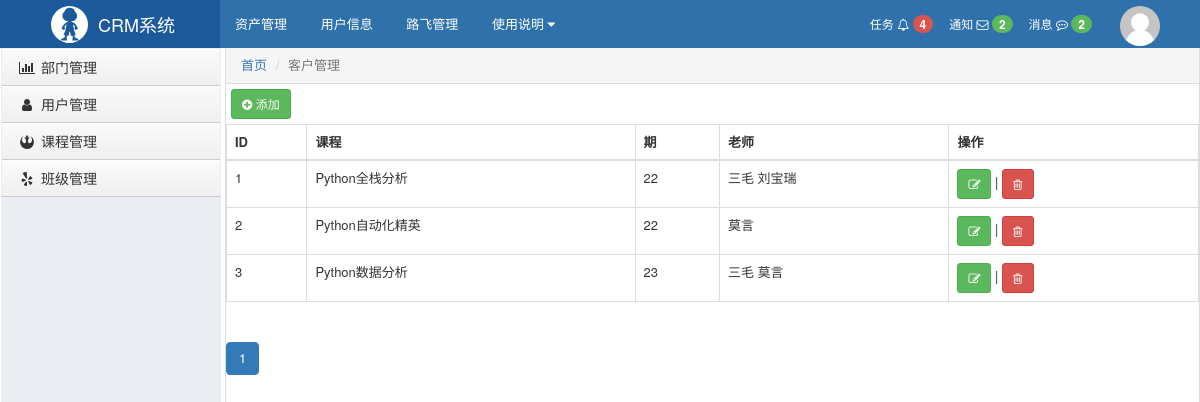
Page /crm/bj/list/ on the committed database.
### crm/models.py (models this page shows, shortened)
class ClassList(models.Model):
    course = models.ForeignKey(verbose_name='课程', to='Course')
    num = models.IntegerField(verbose_name='期')
    teacher = models.ManyToManyField(verbose_name='老师', to='UserInfo')

class Course(models.Model):
    title = models.CharField(verbose_name='课程名称', max_length=32)

class UserInfo(models.Model):
    username = models.CharField(verbose_name='用户名', max_length=32)
    password = models.CharField(verbose_name='密码', max_length=64)
    email = models.EmailField(verbose_name='邮箱', max_length=128)
    gender_choices = (
        (1, '男'),
        (2, '女')
    )
    gender = models.IntegerField(verbose_name='性别', choices=gender_choices)
    depart = models.ForeignKey(verbose_name="所在部门", to='Department')
    def __str__(self):
        return self.username

### crm/views/bj.py (the view)
def bj_list(request):
    page = request.GET.get('page', 1)
    total_count = models.ClassList.objects.all().count()
    pager = Pagination(page, total_count, '/crm/bj/list/')
    bj_queryset = models.ClassList.objects.all()[pager.start:pager.end]
    return render(request, 'bj_list.html', {"bj_queryset": bj_queryset, 'pager': pager})

### crm/utils/pager.py (called while the page is built, shortened)
    @property
    def start(self):
        return (self.page - 1) * self.per_page_count

    @property
    def end(self):
        return self.page * self.per_page_count

    def page_html(self):
        if self.total_page_num <= self.max_page_num:
            page_start = 1
            page_end = self.total_page_num + 1
        pager_list = []
        if self.page > 1:
            prev = '<li><a href="%s?page=%s">上一页</a></li>' % (self.url, self.page - 1,)
            pager_list.append(prev)
        for i in range(page_start, page_end):  # 应该显示一定范围的页码
            if i == self.page:
                temp = '<li class="active"><a href="%s?page=%s">%s</a></li>' % (self.url, i, i,)
            else:
                temp = '<li><a href="%s?page=%s">%s</a></li>' % (self.url, i, i,)
            pager_list.append(temp)
        if self.page < self.total_page_num:
            nex = '<li><a href="%s?page=%s">下一页</a></li>' % (self.url, self.page + 1,)
            pager_list.append(nex)
        return "".join(pager_list)

### crm/templates/bj_list.html
{% extends 'layout.html' %}
{% block content %}
    <div style="margin: 5px;">
        <a class="btn btn-success btn-sm" href="/crm/bj/add/" class="btn btn-primary"><i class="fa fa-plus-circle" aria-hidden="true"></i> 添加</a>
    </div>
    <table class="table table-bordered">
        <thead>
        <tr>
            <th>ID</th>
            <th>课程</th>
            <th>期</th>
            <th>老师</th>
            <th>操作</th>
        </tr>
        </thead>
        <tbody>
        {% for row in bj_queryset %}
            <tr>
            <td>{{ row.id }}</td>
            <td>{{ row.course.title }}</td>
            <td>{{ row.num }}</td>
            <td>
                {% for teacher in row.teacher.all %}
                    {{ teacher }}
                {% endfor %}
            </td>
        <td>
            <a class="btn btn-success btn-sm" href="/crm/bj/edit/{{ row.id }}/"><i class="fa fa-pencil-square-o" aria-hidden="true"></i></a>
            |
            <a class="btn btn-danger btn-sm" href="/crm/bj/del/{{ row.id }}/"><i class="fa fa-trash-o" aria-hidden="true"></i></a>
        </td>
        </tr>
            {% endfor %}
        </tbody>
    </table>
    <nav aria-label="Page navigation">
        <ul class="pagination">
            {{ pager.page_html|safe }}
        </ul>
    </nav>
{% endblock %}

### crm/static/css/commons.css (style rules this page uses)
body { margin: 0; }

### crm/templates/layout.html (style rules this page uses)
body { margin: 0; }

### rows in the picture
ClassList: id "1", course "Python全栈分析", num "22"
UserInfo: username "三毛"
UserInfo: username "刘宝瑞"
ClassList: id "2", course "Python自动化精英", num "22"
UserInfo: username "莫言"
ClassList: id "3", course "Python数据分析", num "23"

### other values in the picture
{{ pager.page_html|safe }} "1"
